Frame 1 (no input): blank canvas, image omitted
Frame 60 (the mouse pressed at the canvas centre just before this capture): blank canvas, image omitted
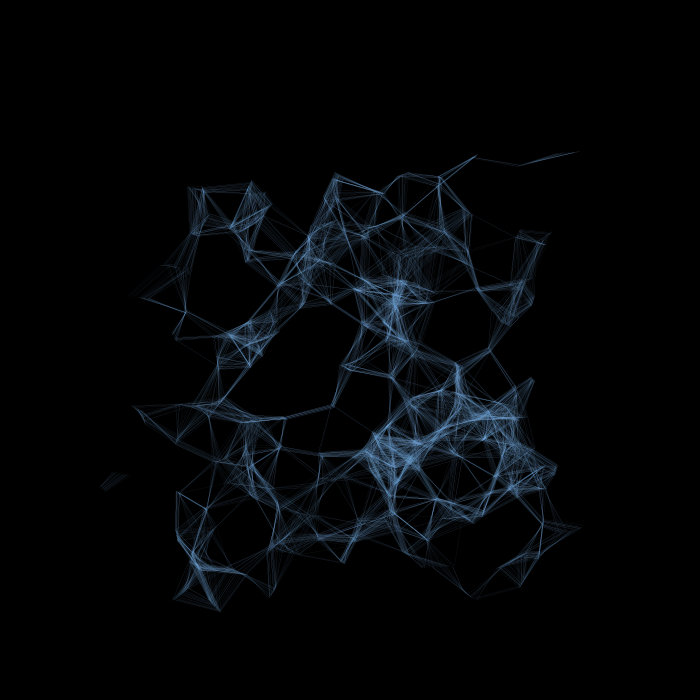
Frame 120 (the mouse held since frame 60 and released just before this capture)

The Processing sketch whose frames 1 and 60 were blank and that drew this single picture after the mouse press (run headless with seeded random() and noise(); from frame 60 on, the mouse is pressed at the canvas centre):

// Processing sketch: processing_183666
// ── processing_183666.pde

ArrayList<Particle> particles;
float numParticles;
float reactionDist; // distance at which particles should react with each other
float lineOdds; // 0 to 100, what are the odds we'll draw a line if two particles are close enough?
 
void setup() {
  size(700, 700);
  smooth();
  frameRate(120);
  background(0);
  particles = new ArrayList();
  numParticles = 200;
  reactionDist = 50;
  lineOdds = 15;
 
  for (int i = 0; i < numParticles; i++) {
    particles.add(new Particle(random(width/5, width-(width/5)), random(height/5, height-(height/5)), random(0.5, 2)));
  }
}
 
void draw() {
  
 
  for (int i = 0; i < particles.size(); i++) {
    Particle p = (Particle) particles.get(i);
    p.draw();
  }
 
  // detect distance & draw lines
  for (int i = 0; i < particles.size(); i++) {
    Particle p1 = (Particle) particles.get(i);
    for (int j = 0; j < particles.size(); j++) {
      Particle p2 = (Particle) particles.get(j);
      if (p1 != p2) {
        if (dist(p1.x, p1.y, p2.x, p2.y) <= reactionDist) {
          if (random(0, 100) <= lineOdds) {
            stroke(mouseX/3, mouseY/2, mouseX/3+mouseY/3, 80);
            strokeWeight(0.1);
            line(p1.x, p1.y, p2.x, p2.y);
          }
        }
      }
    }
  }
}
 
class Particle {
 
  float cx, cy; // animated pos
  float x, y;
  float rx, ry; // radius
  float rT;
  float size;
  float alpha;
 
  Particle(float x, float y, float size) {
    this.cx = x;
    this.cy = y;
    this.size = size;
 
    rx = random(10, 80);
    ry = random(10, 80);
    rT = random(1000, 3000);
    if (random(100) < 50) {
      rx = rx * -1;
    }
  }
 
  void draw() {
    float t = millis()/rT; // speed
    x = (int)(cx + rx * cos (t));
    y = (int)(cy + ry * sin (t));
 
    noStroke();
    noFill();
    ellipse(x, y, size, size);
  }
}
